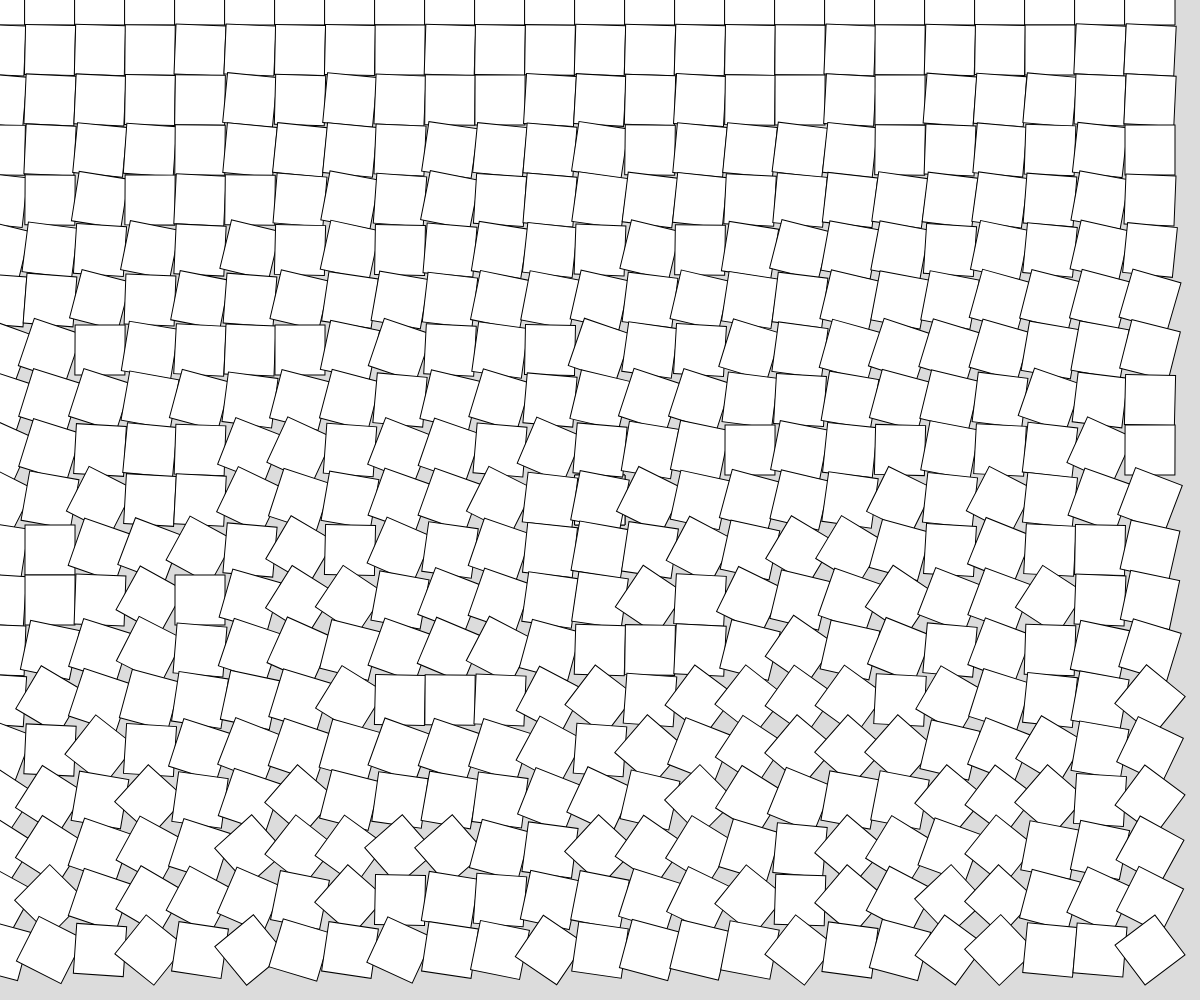
Frame 1 (no input)
Frame 60 (no input): identical to frame 1, image omitted
Frame 120 (the mouse pressed at the canvas centre since frame 60): identical to frame 1, image omitted

The p5.js sketch that drew this single still picture (run headless with seeded random() and noise() and a simulated clock; from frame 60 on, the mouse is pressed at the canvas centre):

// p5.js sketch
// ── sketch.js
// Quadrilateral Disarray
// March 7 2023

let boxes = [];

function setup() {
  createCanvas(windowWidth, windowHeight);
  spawnBox(width/2, height/2, 50, 0);
  rectMode(CENTER);

  for(let y = 0; y < height; y += 50){
    for(let x = 0; x < width; x += 50){
      spawnBox(x, y, 50, random(y*0.001))
    }
  }
}

function draw() {
  background(220);
  displayBox(boxes[0]);

  for(let i=0;i<boxes.length;i++){
    displayBox(boxes[i]);
  }
}

function spawnBox(theX, theY, theSize, rotation) {
  let someBox = {
    x: theX,
    y: theY,
    size: theSize,
    rotation: rotation,
  }
  boxes.push(someBox)
}

function displayBox(myBox){
  push()
  translate(myBox.x, myBox.y);
  rotate(myBox.rotation);
  square(0,0,myBox.size);
  pop()
}
